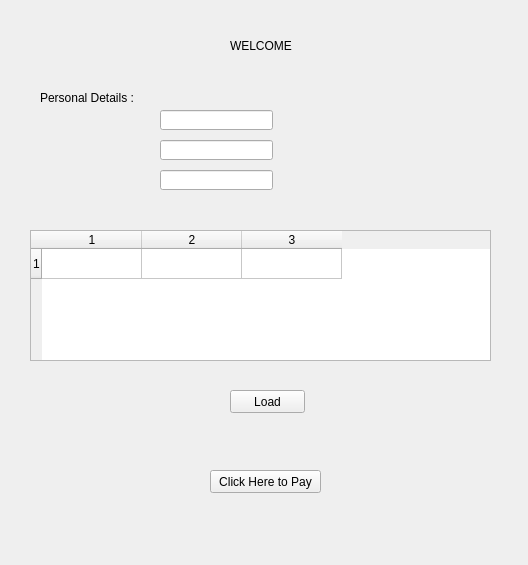
<?xml version="1.0" encoding="UTF-8"?>
<ui version="4.0">
 <class>MainWindow</class>
 <widget class="QMainWindow" name="MainWindow">
  <property name="geometry">
   <rect>
    <x>0</x>
    <y>0</y>
    <width>528</width>
    <height>565</height>
   </rect>
  </property>
  <property name="windowTitle">
   <string>MainWindow</string>
  </property>
  <widget class="QWidget" name="centralwidget">
   <widget class="QLabel" name="label">
    <property name="geometry">
     <rect>
      <x>230</x>
      <y>20</y>
      <width>71</width>
      <height>51</height>
     </rect>
    </property>
    <property name="text">
     <string>WELCOME</string>
    </property>
   </widget>
   <widget class="QLabel" name="label_2">
    <property name="geometry">
     <rect>
      <x>40</x>
      <y>90</y>
      <width>101</width>
      <height>16</height>
     </rect>
    </property>
    <property name="text">
     <string>Personal Details :</string>
    </property>
   </widget>
   <widget class="QPushButton" name="pushButton">
    <property name="geometry">
     <rect>
      <x>210</x>
      <y>470</y>
      <width>111</width>
      <height>23</height>
     </rect>
    </property>
    <property name="text">
     <string>Click Here to Pay</string>
    </property>
   </widget>
   <widget class="QTableWidget" name="tableWidget">
    <property name="geometry">
     <rect>
      <x>30</x>
      <y>230</y>
      <width>461</width>
      <height>131</height>
     </rect>
    </property>
    <property name="rowCount">
     <number>1</number>
    </property>
    <property name="columnCount">
     <number>3</number>
    </property>
    <row/>
    <column/>
    <column/>
    <column/>
   </widget>
   <widget class="QPushButton" name="pushButton_2">
    <property name="geometry">
     <rect>
      <x>230</x>
      <y>390</y>
      <width>75</width>
      <height>23</height>
     </rect>
    </property>
    <property name="text">
     <string>Load</string>
    </property>
   </widget>
   <widget class="QLineEdit" name="lineEdit">
    <property name="geometry">
     <rect>
      <x>160</x>
      <y>110</y>
      <width>113</width>
      <height>20</height>
     </rect>
    </property>
   </widget>
   <widget class="QLineEdit" name="lineEdit_2">
    <property name="geometry">
     <rect>
      <x>160</x>
      <y>140</y>
      <width>113</width>
      <height>20</height>
     </rect>
    </property>
   </widget>
   <widget class="QLineEdit" name="lineEdit_3">
    <property name="geometry">
     <rect>
      <x>160</x>
      <y>170</y>
      <width>113</width>
      <height>20</height>
     </rect>
    </property>
   </widget>
  </widget>
  <widget class="QMenuBar" name="menubar">
   <property name="geometry">
    <rect>
     <x>0</x>
     <y>0</y>
     <width>528</width>
     <height>21</height>
    </rect>
   </property>
  </widget>
 </widget>
 <resources/>
 <connections/>
</ui>
